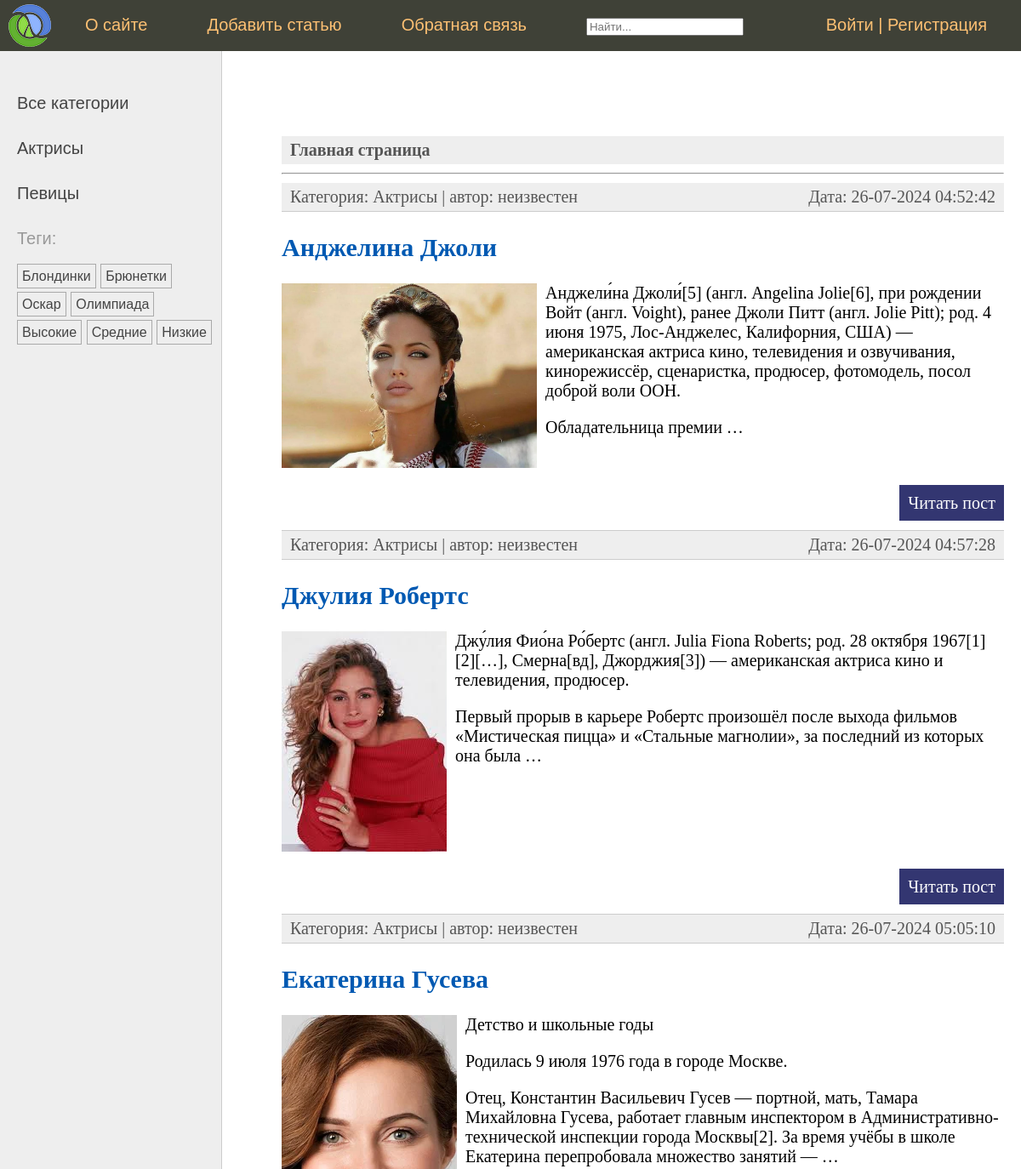
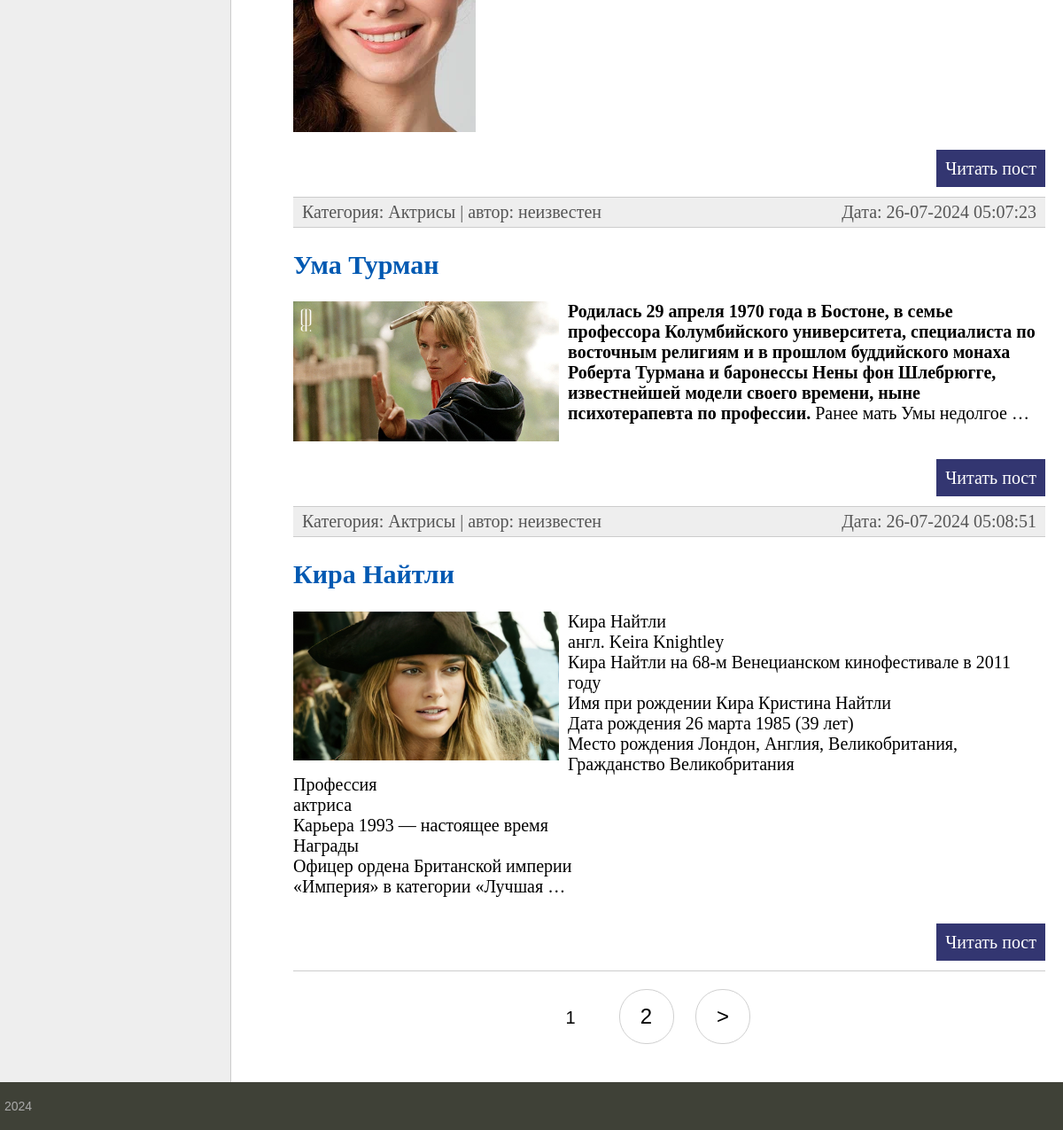
The page / on the database its author committed (2 pictures, top to bottom).
### women/models.py (models this page shows, shortened)
class Category(models.Model):
    name = models.CharField(max_length=100, db_index=True, verbose_name="Категория")
    slug = models.SlugField(max_length=255, unique=True, db_index=True)
    class Meta:
        verbose_name = 'Категория'
        verbose_name_plural = 'Категории'
    def get_absolute_url(self):
        return reverse('category', kwargs={'cat_slug': self.slug})

class TagPost(models.Model):
    tag = models.CharField(max_length=100, db_index=True)
    slug = models.SlugField(max_length=255, unique=True, db_index=True)
    class Meta:
        verbose_name = 'Тэг'
        verbose_name_plural = 'Тэги'
    def get_absolute_url(self):
        return reverse_lazy('tag', kwargs={'tag_slug': self.slug})

class Women(models.Model):
    class Status(models.IntegerChoices):
        DRAFT = 0, 'Черновик'
        PUBLISHED = 1, 'Опубликовано'
    title = models.CharField(max_length=255, verbose_name='Заголовок')
    slug = models.SlugField(max_length=255, db_index=True, unique=True)
    content = models.TextField(blank=True, verbose_name='Текст статьи')
    photo = models.ImageField(upload_to="photos/%Y/%m/%d/", verbose_name='Фото')
    time_create = models.DateTimeField(auto_now_add=True, verbose_name='Время создания')
    time_update = models.DateTimeField(auto_now=True, verbose_name='Время обновления')
    is_published = models.BooleanField(choices=tuple(map(lambda x: (bool(x[0]), x[1]), Status.choices)),
                                       default=Status.DRAFT, verbose_name="Статус")
    cat = models.ForeignKey('Category', on_delete=models.PROTECT, related_name='posts', verbose_name='Рубрика')
    tags = models.ManyToManyField('TagPost', blank=True, related_name='tags', verbose_name='Метки')
    objects = models.Manager()
    published = PublishedModel()
    husband = models.OneToOneField('Husband', on_delete=models.SET_NULL, null=True, blank=True, related_name='wuman', verbose_name='Муж')
    author = models.ForeignKey(get_user_model(), on_delete=models.SET_NULL, related_name='posts', null=True, default=None)
    class Meta:
        verbose_name = 'Женщина'
        verbose_name_plural = 'Женщины'
        ordering = ['time_create']
        indexes = [
            models.Index(fields=['-time_create']),
        ]
    def get_absolute_url(self):
        return reverse('post', kwargs={'post_slug': self.slug})

### women/views.py (the view)
# urls.py: path('', WomenHome.as_view(), name='home'),
class WomenHome(DataMixin, ListView):
    model = Women
    template_name = 'women/index.html'
    title_page = 'Главная страница'
    cat_selected = 0
    def get_queryset(self):
        return Women.objects.filter(is_published=True)

### users/context_processors.py (called while the page is built)
def get_women_context(request):
    return {'mainmenu': menu}

### women/templatetags/women_tags.py (called while the page is built)
@register.inclusion_tag('women/list_categories.html')
def show_categories(cat_selected=0):
    cats = Category.objects.all()
    return {'cats': cats, 'cat_selected': cat_selected}

@register.inclusion_tag('women/list_tags.html')
def show_all_tags():
    return {"tags": TagPost.objects.all()}

### women/templates/women/index.html (shortened to what this page needs)
{% extends 'base.html' %}
{% block content %}
<div class="article-panel"><strong>{{ title }}</strong></div>
<hr>
<ul class="list-articles">
	{% if women_list %}
	{% for p in women_list %}
	<li><div class="article-panel">
         <p class="first">Категория: {{p.cat.name}} | автор:
	{{ p.author.username|default:"неизвестен" }}</p>
         <p class="last">Дата: {{p.time_create|date:"d-m-Y H:i:s"}}</p>
	</div>
	<li><a href="{{ p.get_absolute_url }}"><h2>{{p.title}}</h2></a>
	{% if p.photo %}
	<p ><img class="img-article-left" src="{{p.photo.url}}"></p>
	{% endif %}
    {% autoescape off %}
	{{p.content|linebreaks|truncatewords:40|safe}}
    {% endautoescape %}
			<p class="link-read-post"><a href="{{ p.get_absolute_url }}">Читать пост</a></p>
			</li>
	{% endfor %}
</ul>
{% else %}
<p>Статьи отсутствуют</p>
{% endif %}
{% endblock %}
{% block navigation %}
{% if page_obj.has_other_pages %}
<nav class="list-pages">
    <ul>
        {% for p in paginator.page_range %}
		{% if page_obj.number == p %}
		<li class="page-num page-num-selected">{{ p }}</li>
		{% elif p >= page_obj.number|add:-2 and p <= page_obj.number|add:2 %}
        <li class="page-num">
            <a href="?page={{ p }}">{{ p }}</a>
        </li>
		{% endif %}
        {% endfor %}
		{% if page_obj.has_next %}
		<li class="page-num">
			<a href="?page={{ page_obj.next_page_number }}">&gt;</a>
		</li>
		{% endif %}
    </ul>
</nav>
{% endif %}
{% endblock %}

### templates/base.html (shortened to what this page needs)
{% load static %}
{% load women_tags %}
<!DOCTYPE html>
<html>
<head>
	<link type="text/css" href="{% static 'women/css/styles.css' %}" rel="stylesheet" />
</head>
<body>
<table class="table-page" border=0 cellpadding="0" cellspacing="0">
<tr><td valign=top>
{% block mainmenu %}
		<div class="header">
			<ul id="mainmenu" class="mainmenu">
			<li class="logo"><a href="{% url 'home' %}"><div class="logo"></div></a></li>
{% for m in mainmenu %}
		<li ><a href="{% url m.url_name %}">{{m.title}}</a></li>
{% endfor %}
<li >
		<form action="{% url 'search_results' %}" method="get">
			<input name="q" type="text" placeholder="Найти...">
		</form>
	</li>
{% if user.is_authenticated %}
				<li class="last"> {{ user.username }} | <a href="{% url 'users:logout' %}">Выйти</a></li>
{% else %}				<li class="last"><a href="{% url 'users:login' %}">Войти</a> | <a href="{% url 'users:register' %}">Регистрация</a></li>
	</ul>
		</div>
	{% endif %}
{% endblock mainmenu %}
<table class="table-content" border=0 cellpadding="0" cellspacing="0">
<tr>
	<td valign="top" class="left-chapters">
	<ul id="leftchapters">
		{% if cat_selected == 0 %}
		<li class="selected">Все категории</li>
		{% else %}
		<li><a href="{% url 'home' %}">Все категории</a></li>
		{% endif %}
		{% show_categories cat_selected %}
		<li>{% show_all_tags %}</li>
	</ul>
</td>
<td valign="top" class="content">
	<div class="content-text">
{% block content %}
{% endblock %}
	</div>
	{% block navigation %}{% endblock %}
</td></tr></table>
</td></tr>
<tr><td valign=top>
	<div id="footer">
		<p>2024</p>
	</div>
</td></tr></table>
</body>
</html>

### women/templates/women/list_categories.html
{% for cat in cats %}
{% if cat.id == cat_selected %}
<li class="selected">{{cat.name}}</li>
{% else %}
<li><a href="{{ cat.get_absolute_url }}">{{cat.name}}</a></li>
{% endif %}
{% endfor %}

### women/templates/women/list_tags.html
{% if tags %}
    Теги:</p>
    <ul class="tags-list">
        {% for t in tags %}
        <li><a href="{{t.get_absolute_url}}">{{t.tag}}</a></li>
        {% endfor %}
    </ul>
{% endif %}

### women/static/women/css/styles.css (style rules this page uses)
html, body { font-family: 'Arial'; margin: 0; padding: 0; height: 100%; width: 100%; color: #444; }
a { color: #0059b2; text-decoration: none; }
img { max-width: 600px; height: auto; }
img.img-article-left { max-width: 300px; height: auto; float: left; padding: 0 10px 10px 0; }
p.link-read-post { text-align: right; }
p.link-read-post a { padding: 10px; min-width: 100px; background: #333671; color: #fff; text-decoration: none; }
div.article-panel { background: #eee; padding: 5px 10px 5px 10px; box-sizing: border-box; overflow: hidden; color: #555; }
div.article-panel p.first { margin: 0; float: left; }
div.article-panel p.last { margin: 0; float: right; }
ul.list-articles { list-style: none; margin: 0; padding: 0; }
ul.list-articles li { border-bottom: 1px solid #ccc; }
.table-page { width: 100%; height: 100%; vertical-align: top; }
.table-page tr { height: 100%; }
.header { background: #3F4137; height: 60px; }
.logo { background: url('../images/logo.png') no-repeat 10px 5px; width: 70px; height: 60px; }
ul.mainmenu { list-style: none; margin: 0; padding: 0; height: 60px; color: #fdc073; font-size: 20px; overflow: hidden; }
ul.mainmenu li { float: left; margin: 18px 40px 0 30px; }
ul.mainmenu li.logo { margin: 0; }
ul.mainmenu li.last { float: right; }
ul.mainmenu li a { color: #fdc073; text-decoration: none; }
.table-content { width: 100%; min-height: 100%; height: 100%; }
.left-chapters { margin: 0; background: #eee; border-right: 1px solid #ccc; }
.left-chapters ul { width: 230px; margin: 0; padding: 20px 10px 10px 20px; list-style: none; font-size: 20px; }
.left-chapters ul li { margin: 30px 0 0 0; color: #999; }
.left-chapters ul li a { color: #444; text-decoration: none; }
ul.tags-list { width: 100%; margin: 0; padding: 0; list-style: none; }
ul.tags-list li { margin: 0; padding: 0 0 10px; display: inline-block; }
ul.tags-list li a { padding: 5px; font-size: 16px; border: 1px solid #aaa; }
.content { padding: 40px 20px 20px 40px; width: 100%; box-sizing: border-box; }
.content-text { margin: 60px 0 0 30px; color: #000; font-size: 20px; font-family: Yandex Sans Display Light; }
#footer { box-sizing: border-box; background: #3F4137; padding: 5px; color: #aaa; font-size: 14px; font-family: Verdana, Geneva, Arial, Helvetica; text-align: left; overflow: hidden; }
.list-pages { text-align: center; margin: 0 0 20px 0; }
.list-pages ul { margin: 20px 0 0 0; padding: 0; list-style: none; }
.list-pages ul li { display: inline-block; margin: 0 20px 0 0; }
.list-pages a { color: #000; font-size: 24px; text-decoration: none; }
.list-pages .page-num, .page-num-selected { display: inline-block; width: 60px; height: 44px; padding: 16px 0 0 0; border: 1px solid #d0d0d0; border-radius: 30px; }
.list-pages .page-num-selected { border: none; color: #000; font-size: 20px; }

### rows shown on the page
Category: name "Актрисы"
Category: name "Певицы"
TagPost: tag "Блондинки"
TagPost: tag "Брюнетки"
TagPost: tag "Оскар"
TagPost: tag "Олимпиада"
TagPost: tag "Высокие"
TagPost: tag "Средние"
TagPost: tag "Низкие"
Women: cat.name "Актрисы", author.username "неизвестен", time_create "26-07-2024 04:52:42", title "Анджелина Джоли", photo (picture), content "Анджели́на Джоли́[5] (англ. Angelina Jolie[6], при рождении Войт (англ. Voight), ранее Джоли Питт (англ. Jolie Pitt); род. 4 июня 1975, Лос-Анджелес, Калифорния, США) — американская актриса кино, телевидения и озвучивания, кинорежиссёр, сценаристка, продюсер, фотомодель, посол доброй воли ООН. Обладательница премии …"
Women: cat.name "Актрисы", author.username "неизвестен", time_create "26-07-2024 04:57:28", title "Джулия Робертс", photo (picture), content "Джу́лия Фио́на Ро́бертс (англ. Julia Fiona Roberts; род. 28 октября 1967[1][2][…], Смерна[вд], Джорджия[3]) — американская актриса кино и телевидения, продюсер. Первый прорыв в карьере Робертс произошёл после выхода фильмов «Мистическая пицца» и «Стальные магнолии», за последний из которых она была …"
Women: cat.name "Актрисы", author.username "неизвестен", time_create "26-07-2024 05:05:10", title "Екатерина Гусева", photo (picture), content "Детство и школьные годы Родилась 9 июля 1976 года в городе Москве. Отец, Константин Васильевич Гусев — портной, мать, Тамара Михайловна Гусева, работает главным инспектором в Административно-технической инспекции города Москвы[2]. За время учёбы в школе Екатерина перепробовала множество занятий — …"
Women: cat.name "Актрисы", author.username "неизвестен", time_create "26-07-2024 05:07:23", title "Ума Турман", photo (picture), content "Родилась 29 апреля 1970 года в Бостоне, в семье профессора Колумбийского университета, специалиста по восточным религиям и в прошлом буддийского монаха Роберта Турмана и баронессы Нены фон Шлебрюгге, известнейшей модели своего времени, ныне психотерапевта по профессии. Ранее мать Умы недолгое …"
Women: cat.name "Актрисы", author.username "неизвестен", time_create "26-07-2024 05:08:51", title "Кира Найтли", photo (picture), content "Кира Найтли англ. Keira Knightley Кира Найтли на 68-м Венецианском кинофестивале в 2011 году Имя при рождении Кира Кристина Найтли Дата рождения 26 марта 1985 (39 лет) Место рождения Лондон, Англия, Великобритания, Гражданство Великобритания Профессия актриса Карьера 1993 — настоящее время Награды Офицер ордена Британской империи «Империя» в категории «Лучшая …"

### other values the page prints
{{ m.title }} "О сайте" "Добавить статью" "Обратная связь"
{{ title }} "Главная страница"
{{ p }} "1"
{{ p }} "2"
